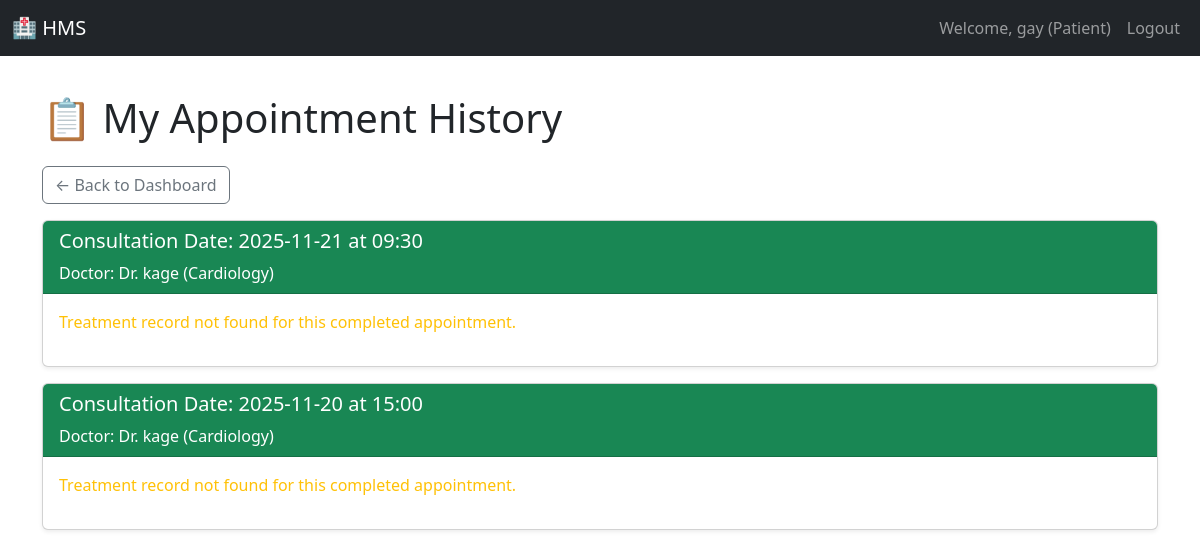
The app's page /patient/history (signed in), older data.
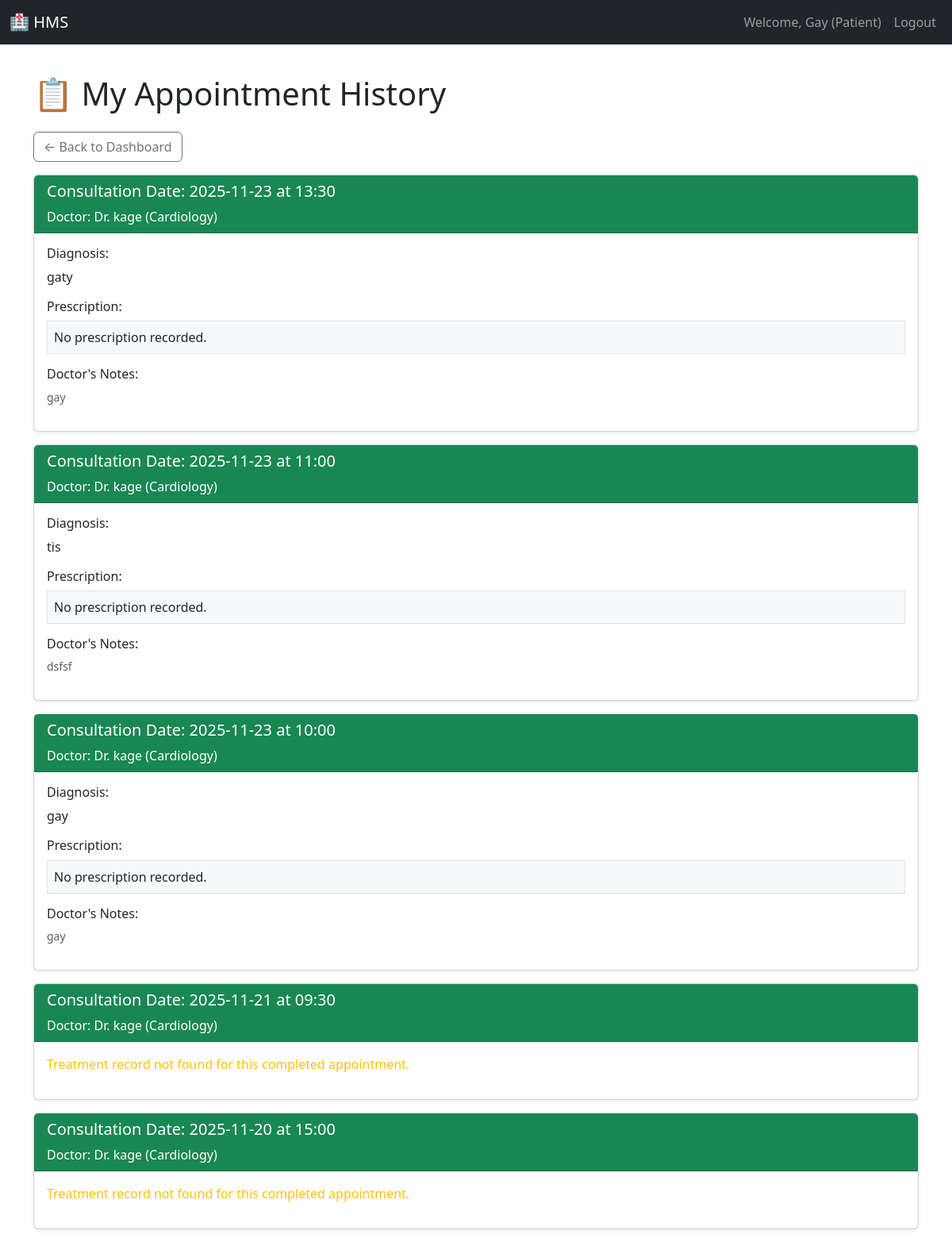
The same page, newer data.
### models.py (models this page shows, shortened)
class User(UserMixin, db.Model):
    __tablename__ = 'user'
    id = db.Column(db.Integer, primary_key=True)
    username = db.Column(db.String(80), unique=True, nullable=False)
    password_hash = db.Column(db.String(128), nullable=False)
    role = db.Column(db.String(10), nullable=False)  # Admin, Doctor, Patient
    name = db.Column(db.String(100), nullable=False)
    contact_info = db.Column(db.String(100))
    is_active = db.Column(db.Boolean, default=True) # Used for blacklist/deactivation
    doctor_profile = db.relationship('Doctor', backref='user', uselist=False)
    patient_profile = db.relationship('Patient', backref='user', uselist=False)

class Appointment(db.Model):
    __tablename__ = 'appointment'
    id = db.Column(db.Integer, primary_key=True)
    patient_id = db.Column(db.Integer, db.ForeignKey('patient.user_id'), nullable=False)
    doctor_id = db.Column(db.Integer, db.ForeignKey('doctor.user_id'), nullable=False)
    date = db.Column(db.String(10), nullable=False)
    time = db.Column(db.String(5), nullable=False)
    status = db.Column(db.String(20), default='Booked') # Booked, Completed, Cancelled
    __table_args__ = (db.UniqueConstraint('doctor_id', 'date', 'time', name='_doctor_time_uc'),)
    treatment_record = db.relationship('Treatment', backref='appointment', uselist=False)

class Specialization(db.Model):
    __tablename__ = 'specialization'
    id = db.Column(db.Integer, primary_key=True)
    name = db.Column(db.String(80), unique=True, nullable=False)
    description = db.Column(db.String(255))
    doctors = db.relationship('Doctor', backref='specialization', lazy='dynamic')

class MedicalRecord(db.Model):
    id = db.Column(db.Integer, primary_key=True)
    appointment_id = db.Column(db.Integer, db.ForeignKey('appointment.id'), unique=True, nullable=False)
    patient_id = db.Column(db.Integer, db.ForeignKey('patient.user_id'), nullable=False)
    doctor_id = db.Column(db.Integer, db.ForeignKey('doctor.user_id'), nullable=False)
    diagnosis = db.Column(db.Text, nullable=False)
    notes = db.Column(db.Text, nullable=True) # Treatment notes, prescriptions, etc.
    consultation_date = db.Column(db.String(10), nullable=False) # Store the date string
    appointment = db.relationship('Appointment', backref=db.backref('record', uselist=False))
    patient = db.relationship('Patient', backref='medical_records')
    doctor = db.relationship('Doctor', backref='consultations_given')

### app.py (the view)
@app.route('/patient/history')
@role_required('Patient')
def patient_history():
    history = Appointment.query.filter(
        Appointment.patient_id == current_user.id,
        Appointment.status == 'Completed'
    ).order_by(Appointment.date.desc(), Appointment.time.desc()).all()
    return render_template('patient_history.html', history=history)

### app.py (called while the page is built)
@login_manager.user_loader
def load_user(user_id):
    return User.query.get(int(user_id))

def role_required(role):
    def wrapper(func):
        @login_required
        @functools.wraps(func)
        def decorated_view(*args, **kwargs):
            if current_user.role != role:
                flash('Access denied. You do not have the required permissions.', 'danger')
                return redirect(url_for('dashboard'))
            return func(*args, **kwargs)
        return decorated_view
    return wrapper

### templates/patient_history.html (shortened to what this page needs)
{% extends "base.html" %}
{% block content %}
<h1 class="mb-4">📋 My Appointment History</h1>
<a href="{{ url_for('patient_dashboard') }}" class="btn btn-outline-secondary mb-3">← Back to Dashboard</a>
{% for appt in history %}
<div class="card mb-3 shadow-sm">
    <div class="card-header bg-success text-white">
        <h5>Consultation Date: {{ appt.date }} at {{ appt.time }}</h5>
        <p class="m-0">Doctor: Dr. {{ appt.doctor.user.name }} ({{ appt.doctor.specialization.name }})</p>
    </div>
    <div class="card-body">
        {% if appt.record %}
            <h6>Diagnosis:</h6>
            <p>{{ appt.record.diagnosis | default("N/A", true) }}</p>
            <h6>Prescription:</h6>
            <p class="border p-2 bg-light">{{ appt.record.prescription | default("No prescription recorded.", true) }}</p>
            <h6>Doctor's Notes:</h6>
            <p class="text-muted small">{{ appt.record.notes | default("No additional notes.", true) }}</p>
        {% else %}
            <p class="text-warning">Treatment record not found for this completed appointment.</p>
        {% endif %}
    </div>
</div>
{% else %}
<div class="alert alert-info">You have no completed appointment history.</div>
{% endfor %}
{% endblock %}

### templates/base.html (shortened to what this page needs)
<!DOCTYPE html>
<html lang="en">
<head>
    <link href="https://cdn.jsdelivr.net/npm/bootstrap@5.3.3/dist/css/bootstrap.min.css" rel="stylesheet">
</head>
<body>
    <nav class="navbar navbar-expand-lg navbar-dark bg-dark fixed-top">
        <div class="container-fluid">
            <a class="navbar-brand" href="{{ url_for('dashboard') }}">🏥 HMS</a>
            <div class="collapse navbar-collapse" id="navbarNav">
                <ul class="navbar-nav ms-auto">
                    {% if current_user.is_authenticated %}
                    <li class="nav-item">
                        <span class="nav-link">Welcome, {{ current_user.name }} ({{ current_user.role }})</span>
                    </li>
                    <li class="nav-item">
                        <a class="nav-link btn btn-sm btn-outline-light" href="{{ url_for('logout') }}">Logout</a>
                    </li>
                    {% endif %}
                </ul>
            </div>
        </div>
    </nav>
    <div class="container mt-4">
        {% block content %}{% endblock %}
    </div>
</body>
</html>

Row changes from the older to the newer data that the page shows:
changed User "Patient": name "gay" → "Gay"
added Appointment: date "2025-11-23", time "13:30", doctor.user.name "kage", doctor.specialization.name "Cardiology", record.diagnosis "gaty", record.prescription "No prescription recorded.", record.notes "gay"
added Appointment: date "2025-11-23", time "11:00", doctor.user.name "kage", doctor.specialization.name "Cardiology", record.diagnosis "tis", record.prescription "No prescription recorded.", record.notes "dsfsf"
added Appointment: date "2025-11-23", time "10:00", doctor.user.name "kage", doctor.specialization.name "Cardiology", record.diagnosis "gay", record.prescription "No prescription recorded.", record.notes "gay"
